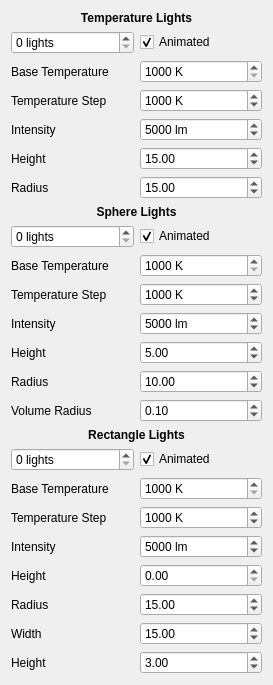
       <widget class="QWidget" name="scrollAreaWidgetContents_3">
        <property name="geometry">
         <rect>
          <x>0</x>
          <y>-352</y>
          <width>273</width>
          <height>627</height>
         </rect>
        </property>
        <layout class="QVBoxLayout" name="verticalLayout_3">
         <item>
          <layout class="QGridLayout" name="gridLayout_5">
           <item row="5" column="0">
            <widget class="QLabel" name="label_37">
             <property name="text">
              <string>Height</string>
             </property>
            </widget>
           </item>
           <item row="4" column="0">
            <widget class="QLabel" name="label_35">
             <property name="text">
              <string>Intensity</string>
             </property>
            </widget>
           </item>
           <item row="4" column="1">
            <widget class="QSpinBox" name="lightsIntensity">
             <property name="suffix">
              <string> lm</string>
             </property>
             <property name="prefix">
              <string/>
             </property>
             <property name="maximum">
              <number>100000</number>
             </property>
             <property name="singleStep">
              <number>250</number>
             </property>
             <property name="value">
              <number>5000</number>
             </property>
            </widget>
           </item>
           <item row="0" column="0" colspan="2">
            <widget class="QLabel" name="label_14">
             <property name="text">
              <string>&lt;html&gt;&lt;head/&gt;&lt;body&gt;&lt;p&gt;&lt;span style=&quot; font-weight:600;&quot;&gt;Temperature Lights&lt;/span&gt;&lt;/p&gt;&lt;/body&gt;&lt;/html&gt;</string>
             </property>
             <property name="alignment">
              <set>Qt::AlignCenter</set>
             </property>
            </widget>
           </item>
           <item row="1" column="1">
            <widget class="QCheckBox" name="lightsAnimated">
             <property name="text">
              <string>Animated</string>
             </property>
             <property name="checked">
              <bool>true</bool>
             </property>
            </widget>
           </item>
           <item row="2" column="0">
            <widget class="QLabel" name="label_15">
             <property name="text">
              <string>Base Temperature</string>
             </property>
            </widget>
           </item>
           <item row="1" column="0">
            <widget class="QSpinBox" name="lightsCount">
             <property name="suffix">
              <string> lights</string>
             </property>
             <property name="maximum">
              <number>10</number>
             </property>
            </widget>
           </item>
           <item row="3" column="1">
            <widget class="QSpinBox" name="lightsStepTemp">
             <property name="suffix">
              <string> K</string>
             </property>
             <property name="minimum">
              <number>0</number>
             </property>
             <property name="maximum">
              <number>104000</number>
             </property>
             <property name="singleStep">
              <number>10</number>
             </property>
             <property name="value">
              <number>1000</number>
             </property>
            </widget>
           </item>
           <item row="3" column="0">
            <widget class="QLabel" name="label_16">
             <property name="text">
              <string>Temperature Step</string>
             </property>
            </widget>
           </item>
           <item row="2" column="1">
            <widget class="QSpinBox" name="lightsBaseTemp">
             <property name="suffix">
              <string> K</string>
             </property>
             <property name="minimum">
              <number>1000</number>
             </property>
             <property name="maximum">
              <number>104000</number>
             </property>
             <property name="singleStep">
              <number>100</number>
             </property>
            </widget>
           </item>
           <item row="6" column="0">
            <widget class="QLabel" name="label_41">
             <property name="text">
              <string>Radius</string>
             </property>
            </widget>
           </item>
           <item row="5" column="1">
            <widget class="QDoubleSpinBox" name="lightsHeight">
             <property name="value">
              <double>15.000000000000000</double>
             </property>
            </widget>
           </item>
           <item row="6" column="1">
            <widget class="QDoubleSpinBox" name="lightsRadius">
             <property name="value">
              <double>15.000000000000000</double>
             </property>
            </widget>
           </item>
          </layout>
         </item>
         <item>
          <layout class="QGridLayout" name="gridLayout_13">
           <item row="0" column="0" colspan="2">
            <widget class="QLabel" name="label_44">
             <property name="text">
              <string>&lt;html&gt;&lt;head/&gt;&lt;body&gt;&lt;p&gt;&lt;span style=&quot; font-weight:600;&quot;&gt;Sphere Lights&lt;/span&gt;&lt;/p&gt;&lt;/body&gt;&lt;/html&gt;</string>
             </property>
             <property name="alignment">
              <set>Qt::AlignCenter</set>
             </property>
            </widget>
           </item>
           <item row="1" column="0">
            <widget class="QSpinBox" name="sphereLightsCount">
             <property name="suffix">
              <string> lights</string>
             </property>
             <property name="maximum">
              <number>10</number>
             </property>
            </widget>
           </item>
           <item row="1" column="1">
            <widget class="QCheckBox" name="sphereLightsAnimated">
             <property name="text">
              <string>Animated</string>
             </property>
             <property name="checked">
              <bool>true</bool>
             </property>
            </widget>
           </item>
           <item row="2" column="0">
            <widget class="QLabel" name="label_45">
             <property name="text">
              <string>Base Temperature</string>
             </property>
            </widget>
           </item>
           <item row="2" column="1">
            <widget class="QSpinBox" name="sphereLightsBaseTemp">
             <property name="suffix">
              <string> K</string>
             </property>
             <property name="minimum">
              <number>1000</number>
             </property>
             <property name="maximum">
              <number>104000</number>
             </property>
             <property name="singleStep">
              <number>100</number>
             </property>
            </widget>
           </item>
           <item row="3" column="0">
            <widget class="QLabel" name="label_46">
             <property name="text">
              <string>Temperature Step</string>
             </property>
            </widget>
           </item>
           <item row="3" column="1">
            <widget class="QSpinBox" name="sphereLightsStepTemp">
             <property name="suffix">
              <string> K</string>
             </property>
             <property name="minimum">
              <number>0</number>
             </property>
             <property name="maximum">
              <number>104000</number>
             </property>
             <property name="singleStep">
              <number>10</number>
             </property>
             <property name="value">
              <number>1000</number>
             </property>
            </widget>
           </item>
           <item row="4" column="0">
            <widget class="QLabel" name="label_47">
             <property name="text">
              <string>Intensity</string>
             </property>
            </widget>
           </item>
           <item row="4" column="1">
            <widget class="QSpinBox" name="sphereLightsIntensity">
             <property name="suffix">
              <string> lm</string>
             </property>
             <property name="prefix">
              <string/>
             </property>
             <property name="maximum">
              <number>100000</number>
             </property>
             <property name="singleStep">
              <number>250</number>
             </property>
             <property name="value">
              <number>5000</number>
             </property>
            </widget>
           </item>
           <item row="5" column="0">
            <widget class="QLabel" name="label_48">
             <property name="text">
              <string>Height</string>
             </property>
            </widget>
           </item>
           <item row="5" column="1">
            <widget class="QDoubleSpinBox" name="sphereLightsHeight">
             <property name="value">
              <double>5.000000000000000</double>
             </property>
            </widget>
           </item>
           <item row="6" column="0">
            <widget class="QLabel" name="label_49">
             <property name="text">
              <string>Radius</string>
             </property>
            </widget>
           </item>
           <item row="6" column="1">
            <widget class="QDoubleSpinBox" name="sphereLightsRadius">
             <property name="value">
              <double>10.000000000000000</double>
             </property>
            </widget>
           </item>
           <item row="7" column="0">
            <widget class="QLabel" name="label_50">
             <property name="text">
              <string>Volume Radius</string>
             </property>
            </widget>
           </item>
           <item row="7" column="1">
            <widget class="QDoubleSpinBox" name="sphereLightsVolumeRadius">
             <property name="minimum">
              <double>0.080000000000000</double>
             </property>
             <property name="maximum">
              <double>25.000000000000000</double>
             </property>
             <property name="singleStep">
              <double>0.100000000000000</double>
             </property>
             <property name="value">
              <double>0.100000000000000</double>
             </property>
            </widget>
           </item>
          </layout>
         </item>
         <item>
          <layout class="QGridLayout" name="gridLayout_14">
           <item row="0" column="0" colspan="2">
            <widget class="QLabel" name="label_51">
             <property name="text">
              <string>&lt;html&gt;&lt;head/&gt;&lt;body&gt;&lt;p&gt;&lt;span style=&quot; font-weight:600;&quot;&gt;Rectangle Lights&lt;/span&gt;&lt;/p&gt;&lt;/body&gt;&lt;/html&gt;</string>
             </property>
             <property name="alignment">
              <set>Qt::AlignCenter</set>
             </property>
            </widget>
           </item>
           <item row="1" column="0">
            <widget class="QSpinBox" name="rectLightsCount">
             <property name="suffix">
              <string> lights</string>
             </property>
             <property name="maximum">
              <number>10</number>
             </property>
            </widget>
           </item>
           <item row="1" column="1">
            <widget class="QCheckBox" name="rectLightsAnimated">
             <property name="text">
              <string>Animated</string>
             </property>
             <property name="checked">
              <bool>true</bool>
             </property>
            </widget>
           </item>
           <item row="2" column="0">
            <widget class="QLabel" name="label_52">
             <property name="text">
              <string>Base Temperature</string>
             </property>
            </widget>
           </item>
           <item row="2" column="1">
            <widget class="QSpinBox" name="rectLightsBaseTemp">
             <property name="suffix">
              <string> K</string>
             </property>
             <property name="minimum">
              <number>1000</number>
             </property>
             <property name="maximum">
              <number>104000</number>
             </property>
             <property name="singleStep">
              <number>100</number>
             </property>
            </widget>
           </item>
           <item row="3" column="0">
            <widget class="QLabel" name="label_53">
             <property name="text">
              <string>Temperature Step</string>
             </property>
            </widget>
           </item>
           <item row="3" column="1">
            <widget class="QSpinBox" name="rectLightsStepTemp">
             <property name="suffix">
              <string> K</string>
             </property>
             <property name="minimum">
              <number>0</number>
             </property>
             <property name="maximum">
              <number>104000</number>
             </property>
             <property name="singleStep">
              <number>10</number>
             </property>
             <property name="value">
              <number>1000</number>
             </property>
            </widget>
           </item>
           <item row="4" column="0">
            <widget class="QLabel" name="label_54">
             <property name="text">
              <string>Intensity</string>
             </property>
            </widget>
           </item>
           <item row="4" column="1">
            <widget class="QSpinBox" name="rectLightsIntensity">
             <property name="suffix">
              <string> lm</string>
             </property>
             <property name="prefix">
              <string/>
             </property>
             <property name="maximum">
              <number>100000</number>
             </property>
             <property name="singleStep">
              <number>250</number>
             </property>
             <property name="value">
              <number>5000</number>
             </property>
            </widget>
           </item>
           <item row="5" column="0">
            <widget class="QLabel" name="label_55">
             <property name="text">
              <string>Height</string>
             </property>
            </widget>
           </item>
           <item row="5" column="1">
            <widget class="QDoubleSpinBox" name="rectLightsHeight">
             <property name="value">
              <double>0.000000000000000</double>
             </property>
            </widget>
           </item>
           <item row="6" column="0">
            <widget class="QLabel" name="label_56">
             <property name="text">
              <string>Radius</string>
             </property>
            </widget>
           </item>
           <item row="6" column="1">
            <widget class="QDoubleSpinBox" name="rectLightsRadius">
             <property name="value">
              <double>15.000000000000000</double>
             </property>
            </widget>
           </item>
           <item row="7" column="0">
            <widget class="QLabel" name="label_57">
             <property name="text">
              <string>Width</string>
             </property>
            </widget>
           </item>
           <item row="7" column="1">
            <widget class="QDoubleSpinBox" name="rectLightsWidth">
             <property name="minimum">
              <double>0.080000000000000</double>
             </property>
             <property name="maximum">
              <double>50.000000000000000</double>
             </property>
             <property name="singleStep">
              <double>0.100000000000000</double>
             </property>
             <property name="value">
              <double>15.000000000000000</double>
             </property>
            </widget>
           </item>
           <item row="8" column="0">
            <widget class="QLabel" name="label_58">
             <property name="text">
              <string>Height</string>
             </property>
            </widget>
           </item>
           <item row="8" column="1">
            <widget class="QDoubleSpinBox" name="rectLightsHeight_2">
             <property name="minimum">
              <double>0.080000000000000</double>
             </property>
             <property name="maximum">
              <double>50.000000000000000</double>
             </property>
             <property name="singleStep">
              <double>0.100000000000000</double>
             </property>
             <property name="value">
              <double>3.000000000000000</double>
             </property>
            </widget>
           </item>
          </layout>
         </item>
         <item>
          <spacer name="verticalSpacer_3">
           <property name="orientation">
            <enum>Qt::Vertical</enum>
           </property>
           <property name="sizeHint" stdset="0">
            <size>
             <width>20</width>
             <height>40</height>
            </size>
           </property>
          </spacer>
         </item>
        </layout>
       </widget>
